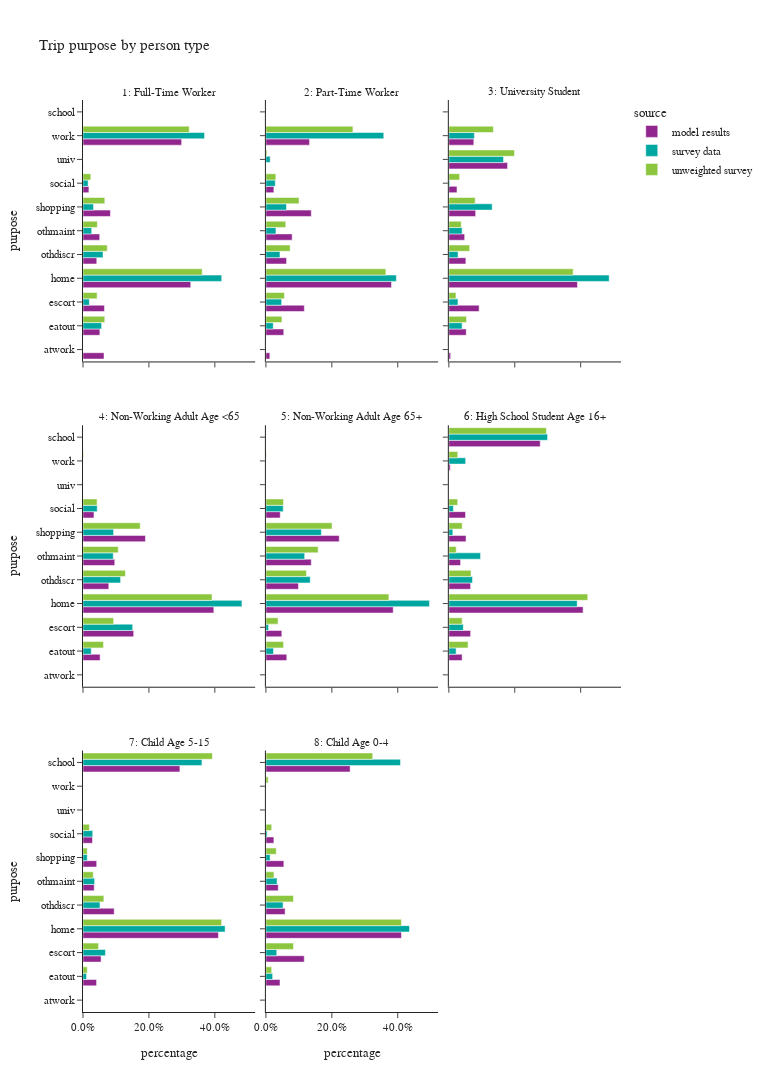

The notebook cell saved with this chart:
### Code cell
plot_purpose(trip_data,'ptype_label','person type',3,1200)

### Figure 1 — Plotly figure (JSON) as saved in the notebook; plotly's stock layout.template omitted (floating-point values rounded to 4 significant figures)
{"data": [{"alignmentgroup": "True", "hovertemplate": "source=model results<br>ptype_label=1: Full-Time Worker<br>percentage=%{x}<br>purpose=%{y}<extra></extra>", "legendgroup": "model results", "marker": {"color": "#91268F", "pattern": {"shape": ""}}, "name": "model results", "offsetgroup": "model results", "orientation": "h", "showlegend": true, "textposition": "auto", "type": "bar", "x": [0.06375, 0.0512, 0.06502, 0.3269, 0.04175, 0.05074, 0.08315, 0.01786, 0.0002808, 0.2993], "xaxis": "x7", "y": ["atwork", "eatout", "escort", "home", "othdiscr", "othmaint", "shopping", "social", "univ", "work"], "yaxis": "y7"}, {"alignmentgroup": "True", "hovertemplate": "source=model results<br>ptype_label=2: Part-Time Worker<br>percentage=%{x}<br>purpose=%{y}<extra></extra>", "legendgroup": "model results", "marker": {"color": "#91268F", "pattern": {"shape": ""}}, "name": "model results", "offsetgroup": "model results", "orientation": "h", "showlegend": false, "textposition": "auto", "type": "bar", "x": [0.01189, 0.05412, 0.1166, 0.381, 0.06258, 0.07962, 0.1376, 0.02414, 0.1325], "xaxis": "x8", "y": ["atwork", "eatout", "escort", "home", "othdiscr", "othmaint", "shopping", "social", "work"], "yaxis": "y8"}, {"alignmentgroup": "True", "hovertemplate": "source=model results<br>ptype_label=3: University Student<br>percentage=%{x}<br>purpose=%{y}<extra></extra>", "legendgroup": "model results", "marker": {"color": "#91268F", "pattern": {"shape": ""}}, "name": "model results", "offsetgroup": "model results", "orientation": "h", "showlegend": false, "textposition": "auto", "type": "bar", "x": [0.005441, 0.05273, 0.09193, 0.3902, 0.05167, 0.048, 0.08134, 0.02467, 0.1782, 0.0758], "xaxis": "x9", "y": ["atwork", "eatout", "escort", "home", "othdiscr", "othmaint", "shopping", "social", "univ", "work"], "yaxis": "y9"}, {"alignmentgroup": "True", "hovertemplate": "source=model results<br>ptype_label=4: Non-Working Adult Age <65<br>percentage=%{x}<br>purpose=%{y}<extra></extra>", "legendgroup": "model results", "marker": {"color": "#91268F", "pattern": {"shape": ""}}, "name": "model results", "offsetgroup": "model results", "orientation": "h", "showlegend": false, "textposition": "auto", "type": "bar", "x": [0.05188, 0.1538, 0.397, 0.07827, 0.09633, 0.1894, 0.03326], "xaxis": "x4", "y": ["eatout", "escort", "home", "othdiscr", "othmaint", "shopping", "social"], "yaxis": "y4"}, {"alignmentgroup": "True", "hovertemplate": "source=model results<br>ptype_label=5: Non-Working Adult Age 65+<br>percentage=%{x}<br>purpose=%{y}<extra></extra>", "legendgroup": "model results", "marker": {"color": "#91268F", "pattern": {"shape": ""}}, "name": "model results", "offsetgroup": "model results", "orientation": "h", "showlegend": false, "textposition": "auto", "type": "bar", "x": [0.06326, 0.04826, 0.3862, 0.09874, 0.1376, 0.2225, 0.04346], "xaxis": "x5", "y": ["eatout", "escort", "home", "othdiscr", "othmaint", "shopping", "social"], "yaxis": "y5"}, {"alignmentgroup": "True", "hovertemplate": "source=model results<br>ptype_label=6: High School Student Age 16+<br>percentage=%{x}<br>purpose=%{y}<extra></extra>", "legendgroup": "model results", "marker": {"color": "#91268F", "pattern": {"shape": ""}}, "name": "model results", "offsetgroup": "model results", "orientation": "h", "showlegend": false, "textposition": "auto", "type": "bar", "x": [0.0001531, 0.04034, 0.06609, 0.4074, 0.06603, 0.03557, 0.2773, 0.05217, 0.0506, 0.004354], "xaxis": "x6", "y": ["atwork", "eatout", "escort", "home", "othdiscr", "othmaint", "school", "shopping", "social", "work"], "yaxis": "y6"}, {"alignmentgroup": "True", "hovertemplate": "source=model results<br>ptype_label=7: Child Age 5-15<br>percentage=%{x}<br>purpose=%{y}<extra></extra>", "legendgroup": "model results", "marker": {"color": "#91268F", "pattern": {"shape": ""}}, "name": "model results", "offsetgroup": "model results", "orientation": "h", "showlegend": false, "textposition": "auto", "type": "bar", "x": [0.04112, 0.05491, 0.411, 0.09461, 0.03408, 0.294, 0.04147, 0.02881], "xaxis": "x", "y": ["eatout", "escort", "home", "othdiscr", "othmaint", "school", "shopping", "social"], "yaxis": "y"}, {"alignmentgroup": "True", "hovertemplate": "source=model results<br>ptype_label=8: Child Age 0-4<br>percentage=%{x}<br>purpose=%{y}<extra></extra>", "legendgroup": "model results", "marker": {"color": "#91268F", "pattern": {"shape": ""}}, "name": "model results", "offsetgroup": "model results", "orientation": "h", "showlegend": false, "textposition": "auto", "type": "bar", "x": [0.0427, 0.1163, 0.4112, 0.05827, 0.03751, 0.2555, 0.05446, 0.02411], "xaxis": "x2", "y": ["eatout", "escort", "home", "othdiscr", "othmaint", "school", "shopping", "social"], "yaxis": "y2"}, {"alignmentgroup": "True", "hovertemplate": "source=survey data<br>ptype_label=1: Full-Time Worker<br>percentage=%{x}<br>purpose=%{y}<extra></extra>", "legendgroup": "survey data", "marker": {"color": "#00A7A0", "pattern": {"shape": ""}}, "name": "survey data", "offsetgroup": "survey data", "orientation": "h", "showlegend": true, "textposition": "auto", "type": "bar", "x": [0.05642, 0.01922, 0.4209, 0.06078, 0.02633, 0.03196, 0.01549, 1.25e-05, 0.3689], "xaxis": "x7", "y": ["eatout", "escort", "home", "othdiscr", "othmaint", "shopping", "social", "univ", "work"], "yaxis": "y7"}, {"alignmentgroup": "True", "hovertemplate": "source=survey data<br>ptype_label=2: Part-Time Worker<br>percentage=%{x}<br>purpose=%{y}<extra></extra>", "legendgroup": "survey data", "marker": {"color": "#00A7A0", "pattern": {"shape": ""}}, "name": "survey data", "offsetgroup": "survey data", "orientation": "h", "showlegend": false, "textposition": "auto", "type": "bar", "x": [0.0222, 0.04772, 0.3958, 0.04259, 0.03032, 0.06244, 0.02848, 0.0129, 0.3575], "xaxis": "x8", "y": ["eatout", "escort", "home", "othdiscr", "othmaint", "shopping", "social", "univ", "work"], "yaxis": "y8"}, {"alignmentgroup": "True", "hovertemplate": "source=survey data<br>ptype_label=3: University Student<br>percentage=%{x}<br>purpose=%{y}<extra></extra>", "legendgroup": "survey data", "marker": {"color": "#00A7A0", "pattern": {"shape": ""}}, "name": "survey data", "offsetgroup": "survey data", "orientation": "h", "showlegend": false, "textposition": "auto", "type": "bar", "x": [0.04025, 0.02763, 0.4865, 0.02801, 0.04026, 0.1314, 0.002609, 0.1658, 0.07748], "xaxis": "x9", "y": ["eatout", "escort", "home", "othdiscr", "othmaint", "shopping", "social", "univ", "work"], "yaxis": "y9"}, {"alignmentgroup": "True", "hovertemplate": "source=survey data<br>ptype_label=4: Non-Working Adult Age <65<br>percentage=%{x}<br>purpose=%{y}<extra></extra>", "legendgroup": "survey data", "marker": {"color": "#00A7A0", "pattern": {"shape": ""}}, "name": "survey data", "offsetgroup": "survey data", "orientation": "h", "showlegend": false, "textposition": "auto", "type": "bar", "x": [0.02508, 0.1507, 0.4823, 0.1141, 0.09182, 0.09283, 0.04317], "xaxis": "x4", "y": ["eatout", "escort", "home", "othdiscr", "othmaint", "shopping", "social"], "yaxis": "y4"}, {"alignmentgroup": "True", "hovertemplate": "source=survey data<br>ptype_label=5: Non-Working Adult Age 65+<br>percentage=%{x}<br>purpose=%{y}<extra></extra>", "legendgroup": "survey data", "marker": {"color": "#00A7A0", "pattern": {"shape": ""}}, "name": "survey data", "offsetgroup": "survey data", "orientation": "h", "showlegend": false, "textposition": "auto", "type": "bar", "x": [0.023, 0.008003, 0.4963, 0.1344, 0.1176, 0.1682, 0.05246], "xaxis": "x5", "y": ["eatout", "escort", "home", "othdiscr", "othmaint", "shopping", "social"], "yaxis": "y5"}, {"alignmentgroup": "True", "hovertemplate": "source=survey data<br>ptype_label=6: High School Student Age 16+<br>percentage=%{x}<br>purpose=%{y}<extra></extra>", "legendgroup": "survey data", "marker": {"color": "#00A7A0", "pattern": {"shape": ""}}, "name": "survey data", "offsetgroup": "survey data", "orientation": "h", "showlegend": false, "textposition": "auto", "type": "bar", "x": [0.02205, 0.04392, 0.3895, 0.07186, 0.09626, 0.2997, 0.01205, 0.01379, 0.05095], "xaxis": "x6", "y": ["eatout", "escort", "home", "othdiscr", "othmaint", "school", "shopping", "social", "work"], "yaxis": "y6"}, {"alignmentgroup": "True", "hovertemplate": "source=survey data<br>ptype_label=7: Child Age 5-15<br>percentage=%{x}<br>purpose=%{y}<extra></extra>", "legendgroup": "survey data", "marker": {"color": "#00A7A0", "pattern": {"shape": ""}}, "name": "survey data", "offsetgroup": "survey data", "orientation": "h", "showlegend": false, "textposition": "auto", "type": "bar", "x": [0.01067, 0.06802, 0.4313, 0.05153, 0.03524, 0.3609, 0.01285, 0.02951], "xaxis": "x", "y": ["eatout", "escort", "home", "othdiscr", "othmaint", "school", "shopping", "social"], "yaxis": "y"}, {"alignmentgroup": "True", "hovertemplate": "source=survey data<br>ptype_label=8: Child Age 0-4<br>percentage=%{x}<br>purpose=%{y}<extra></extra>", "legendgroup": "survey data", "marker": {"color": "#00A7A0", "pattern": {"shape": ""}}, "name": "survey data", "offsetgroup": "survey data", "orientation": "h", "showlegend": false, "textposition": "auto", "type": "bar", "x": [0.02037, 0.03289, 0.4357, 0.05208, 0.03387, 0.4083, 0.01272, 0.00394, 0.0001635], "xaxis": "x2", "y": ["eatout", "escort", "home", "othdiscr", "othmaint", "school", "shopping", "social", "work"], "yaxis": "y2"}, {"alignmentgroup": "True", "hovertemplate": "source=unweighted survey<br>ptype_label=1: Full-Time Worker<br>percentage=%{x}<br>purpose=%{y}<extra></extra>", "legendgroup": "unweighted survey", "marker": {"color": "#8CC63E", "pattern": {"shape": ""}}, "name": "unweighted survey", "offsetgroup": "unweighted survey", "orientation": "h", "showlegend": true, "textposition": "auto", "type": "bar", "x": [0.06607, 0.04295, 0.3617, 0.0735, 0.04355, 0.06615, 0.02365, 7.508e-05, 0.3223], "xaxis": "x7", "y": ["eatout", "escort", "home", "othdiscr", "othmaint", "shopping", "social", "univ", "work"], "yaxis": "y7"}, {"alignmentgroup": "True", "hovertemplate": "source=unweighted survey<br>ptype_label=2: Part-Time Worker<br>percentage=%{x}<br>purpose=%{y}<extra></extra>", "legendgroup": "unweighted survey", "marker": {"color": "#8CC63E", "pattern": {"shape": ""}}, "name": "unweighted survey", "offsetgroup": "unweighted survey", "orientation": "h", "showlegend": false, "textposition": "auto", "type": "bar", "x": [0.04862, 0.05613, 0.364, 0.07352, 0.06008, 0.1004, 0.03004, 0.003162, 0.264], "xaxis": "x8", "y": ["eatout", "escort", "home", "othdiscr", "othmaint", "shopping", "social", "univ", "work"], "yaxis": "y8"}, {"alignmentgroup": "True", "hovertemplate": "source=unweighted survey<br>ptype_label=3: University Student<br>percentage=%{x}<br>purpose=%{y}<extra></extra>", "legendgroup": "unweighted survey", "marker": {"color": "#8CC63E", "pattern": {"shape": ""}}, "name": "unweighted survey", "offsetgroup": "unweighted survey", "orientation": "h", "showlegend": false, "textposition": "auto", "type": "bar", "x": [0.05356, 0.02158, 0.3773, 0.06315, 0.03757, 0.07994, 0.03277, 0.199, 0.1351], "xaxis": "x9", "y": ["eatout", "escort", "home", "othdiscr", "othmaint", "shopping", "social", "univ", "work"], "yaxis": "y9"}, {"alignmentgroup": "True", "hovertemplate": "source=unweighted survey<br>ptype_label=4: Non-Working Adult Age <65<br>percentage=%{x}<br>purpose=%{y}<extra></extra>", "legendgroup": "unweighted survey", "marker": {"color": "#8CC63E", "pattern": {"shape": ""}}, "name": "unweighted survey", "offsetgroup": "unweighted survey", "orientation": "h", "showlegend": false, "textposition": "auto", "type": "bar", "x": [0.0621, 0.09291, 0.3914, 0.1287, 0.107, 0.1736, 0.04275, 0.001433], "xaxis": "x4", "y": ["eatout", "escort", "home", "othdiscr", "othmaint", "shopping", "social", "work"], "yaxis": "y4"}, {"alignmentgroup": "True", "hovertemplate": "source=unweighted survey<br>ptype_label=5: Non-Working Adult Age 65+<br>percentage=%{x}<br>purpose=%{y}<extra></extra>", "legendgroup": "unweighted survey", "marker": {"color": "#8CC63E", "pattern": {"shape": ""}}, "name": "unweighted survey", "offsetgroup": "unweighted survey", "orientation": "h", "showlegend": false, "textposition": "auto", "type": "bar", "x": [0.05358, 0.03684, 0.3731, 0.1229, 0.1584, 0.2006, 0.05325, 0.00134], "xaxis": "x5", "y": ["eatout", "escort", "home", "othdiscr", "othmaint", "shopping", "social", "work"], "yaxis": "y5"}, {"alignmentgroup": "True", "hovertemplate": "source=unweighted survey<br>ptype_label=6: High School Student Age 16+<br>percentage=%{x}<br>purpose=%{y}<extra></extra>", "legendgroup": "unweighted survey", "marker": {"color": "#8CC63E", "pattern": {"shape": ""}}, "name": "unweighted survey", "offsetgroup": "unweighted survey", "orientation": "h", "showlegend": false, "textposition": "auto", "type": "bar", "x": [0.0583, 0.04036, 0.4215, 0.06726, 0.02242, 0.296, 0.04036, 0.02691, 0.02691], "xaxis": "x6", "y": ["eatout", "escort", "home", "othdiscr", "othmaint", "school", "shopping", "social", "work"], "yaxis": "y6"}, {"alignmentgroup": "True", "hovertemplate": "source=unweighted survey<br>ptype_label=7: Child Age 5-15<br>percentage=%{x}<br>purpose=%{y}<extra></extra>", "legendgroup": "unweighted survey", "marker": {"color": "#8CC63E", "pattern": {"shape": ""}}, "name": "unweighted survey", "offsetgroup": "unweighted survey", "orientation": "h", "showlegend": false, "textposition": "auto", "type": "bar", "x": [0.01288, 0.04721, 0.4206, 0.0633, 0.03112, 0.3927, 0.01288, 0.01931], "xaxis": "x", "y": ["eatout", "escort", "home", "othdiscr", "othmaint", "school", "shopping", "social"], "yaxis": "y"}, {"alignmentgroup": "True", "hovertemplate": "source=unweighted survey<br>ptype_label=8: Child Age 0-4<br>percentage=%{x}<br>purpose=%{y}<extra></extra>", "legendgroup": "unweighted survey", "marker": {"color": "#8CC63E", "pattern": {"shape": ""}}, "name": "unweighted survey", "offsetgroup": "unweighted survey", "orientation": "h", "showlegend": false, "textposition": "auto", "type": "bar", "x": [0.01742, 0.08362, 0.4111, 0.08362, 0.02439, 0.324, 0.03136, 0.01742, 0.006969], "xaxis": "x2", "y": ["eatout", "escort", "home", "othdiscr", "othmaint", "school", "shopping", "social", "work"], "yaxis": "y2"}], "layout": {"annotations": [{"font": {}, "showarrow": false, "text": "7: Child Age 5-15", "x": 0.16, "xanchor": "center", "xref": "paper", "y": 0.2867, "yanchor": "bottom", "yref": "paper"}, {"font": {}, "showarrow": false, "text": "8: Child Age 0-4", "x": 0.5, "xanchor": "center", "xref": "paper", "y": 0.2867, "yanchor": "bottom", "yref": "paper"}, {"font": {}, "showarrow": false, "text": "4: Non-Working Adult Age <65", "x": 0.16, "xanchor": "center", "xref": "paper", "y": 0.6433, "yanchor": "bottom", "yref": "paper"}, {"font": {}, "showarrow": false, "text": "5: Non-Working Adult Age 65+", "x": 0.5, "xanchor": "center", "xref": "paper", "y": 0.6433, "yanchor": "bottom", "yref": "paper"}, {"font": {}, "showarrow": false, "text": "6: High School Student Age 16+", "x": 0.84, "xanchor": "center", "xref": "paper", "y": 0.6433, "yanchor": "bottom", "yref": "paper"}, {"font": {}, "showarrow": false, "text": "1: Full-Time Worker", "x": 0.16, "xanchor": "center", "xref": "paper", "y": 1.0, "yanchor": "bottom", "yref": "paper"}, {"font": {}, "showarrow": false, "text": "2: Part-Time Worker", "x": 0.5, "xanchor": "center", "xref": "paper", "y": 1.0, "yanchor": "bottom", "yref": "paper"}, {"font": {}, "showarrow": false, "text": "3: University Student", "x": 0.84, "xanchor": "center", "xref": "paper", "y": 1.0, "yanchor": "bottom", "yref": "paper"}], "barmode": "group", "height": 1200, "legend": {"title": {"text": "source"}, "tracegroupgap": 0}, "title": {"text": "Trip purpose by person type"}, "width": 770, "xaxis": {"anchor": "y", "domain": [0.0, 0.32], "tickformat": ".1%", "title": {"text": "percentage"}}, "xaxis2": {"anchor": "y2", "domain": [0.34, 0.66], "matches": "x", "tickformat": ".1%", "title": {"text": "percentage"}}, "xaxis3": {"anchor": "y3", "domain": [0.68, 1.0], "matches": "x", "tickformat": ".1%", "title": {"text": "percentage"}}, "xaxis4": {"anchor": "y4", "domain": [0.0, 0.32], "matches": "x", "showticklabels": false, "tickformat": ".1%"}, "xaxis5": {"anchor": "y5", "domain": [0.34, 0.66], "matches": "x", "showticklabels": false, "tickformat": ".1%"}, "xaxis6": {"anchor": "y6", "domain": [0.68, 1.0], "matches": "x", "showticklabels": false, "tickformat": ".1%"}, "xaxis7": {"anchor": "y7", "domain": [0.0, 0.32], "matches": "x", "showticklabels": false, "tickformat": ".1%"}, "xaxis8": {"anchor": "y8", "domain": [0.34, 0.66], "matches": "x", "showticklabels": false, "tickformat": ".1%"}, "xaxis9": {"anchor": "y9", "domain": [0.68, 1.0], "matches": "x", "showticklabels": false, "tickformat": ".1%"}, "yaxis": {"anchor": "x", "domain": [0.0, 0.2867], "title": {"text": "purpose"}}, "yaxis2": {"anchor": "x2", "domain": [0.0, 0.2867], "matches": "y", "showticklabels": false}, "yaxis3": {"anchor": "x3", "domain": [0.0, 0.2867], "matches": "y", "showticklabels": false}, "yaxis4": {"anchor": "x4", "domain": [0.3567, 0.6433], "matches": "y", "title": {"text": "purpose"}}, "yaxis5": {"anchor": "x5", "domain": [0.3567, 0.6433], "matches": "y", "showticklabels": false}, "yaxis6": {"anchor": "x6", "domain": [0.3567, 0.6433], "matches": "y", "showticklabels": false}, "yaxis7": {"anchor": "x7", "domain": [0.7133, 1.0], "matches": "y", "title": {"text": "purpose"}}, "yaxis8": {"anchor": "x8", "domain": [0.7133, 1.0], "matches": "y", "showticklabels": false}, "yaxis9": {"anchor": "x9", "domain": [0.7133, 1.0], "matches": "y", "showticklabels": false}}}
